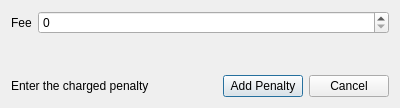
<?xml version="1.0" encoding="UTF-8"?>
<ui version="4.0">
 <class>AddPenaltyDialog</class>
 <widget class="QDialog" name="AddPenaltyDialog">
  <property name="geometry">
   <rect>
    <x>0</x>
    <y>0</y>
    <width>400</width>
    <height>108</height>
   </rect>
  </property>
  <property name="windowTitle">
   <string>Dialog</string>
  </property>
  <property name="windowIcon">
   <iconset resource="img.qrc">
    <normaloff>:/src/src/0b85636ca6384399edbae4cc3d344937.png</normaloff>:/src/src/0b85636ca6384399edbae4cc3d344937.png</iconset>
  </property>
  <layout class="QVBoxLayout" name="verticalLayout">
   <item>
    <layout class="QHBoxLayout" name="horizontalLayout">
     <item>
      <widget class="QLabel" name="fee_label">
       <property name="sizePolicy">
        <sizepolicy hsizetype="Maximum" vsizetype="Preferred">
         <horstretch>0</horstretch>
         <verstretch>0</verstretch>
        </sizepolicy>
       </property>
       <property name="text">
        <string>Fee</string>
       </property>
      </widget>
     </item>
     <item>
      <widget class="QSpinBox" name="fee_spin_box"/>
     </item>
    </layout>
   </item>
   <item>
    <spacer name="verticalSpacer">
     <property name="orientation">
      <enum>Qt::Vertical</enum>
     </property>
     <property name="sizeHint" stdset="0">
      <size>
       <width>20</width>
       <height>212</height>
      </size>
     </property>
    </spacer>
   </item>
   <item>
    <layout class="QHBoxLayout" name="horizontalLayout_2">
     <item>
      <widget class="QLabel" name="msg_label">
       <property name="text">
        <string>Enter the charged penalty</string>
       </property>
      </widget>
     </item>
     <item>
      <spacer name="horizontalSpacer">
       <property name="orientation">
        <enum>Qt::Horizontal</enum>
       </property>
       <property name="sizeHint" stdset="0">
        <size>
         <width>40</width>
         <height>20</height>
        </size>
       </property>
      </spacer>
     </item>
     <item>
      <widget class="QPushButton" name="add_button">
       <property name="text">
        <string>Add Penalty</string>
       </property>
       <property name="icon">
        <iconset resource="img.qrc">
         <normaloff>:/src/src/add (1).png</normaloff>:/src/src/add (1).png</iconset>
       </property>
      </widget>
     </item>
     <item>
      <widget class="QPushButton" name="cancel_button">
       <property name="text">
        <string>Cancel</string>
       </property>
       <property name="icon">
        <iconset resource="img.qrc">
         <normaloff>:/src/src/cancel.png</normaloff>:/src/src/cancel.png</iconset>
       </property>
      </widget>
     </item>
    </layout>
   </item>
  </layout>
 </widget>
 <resources>
  <include location="img.qrc"/>
 </resources>
 <connections/>
</ui>
